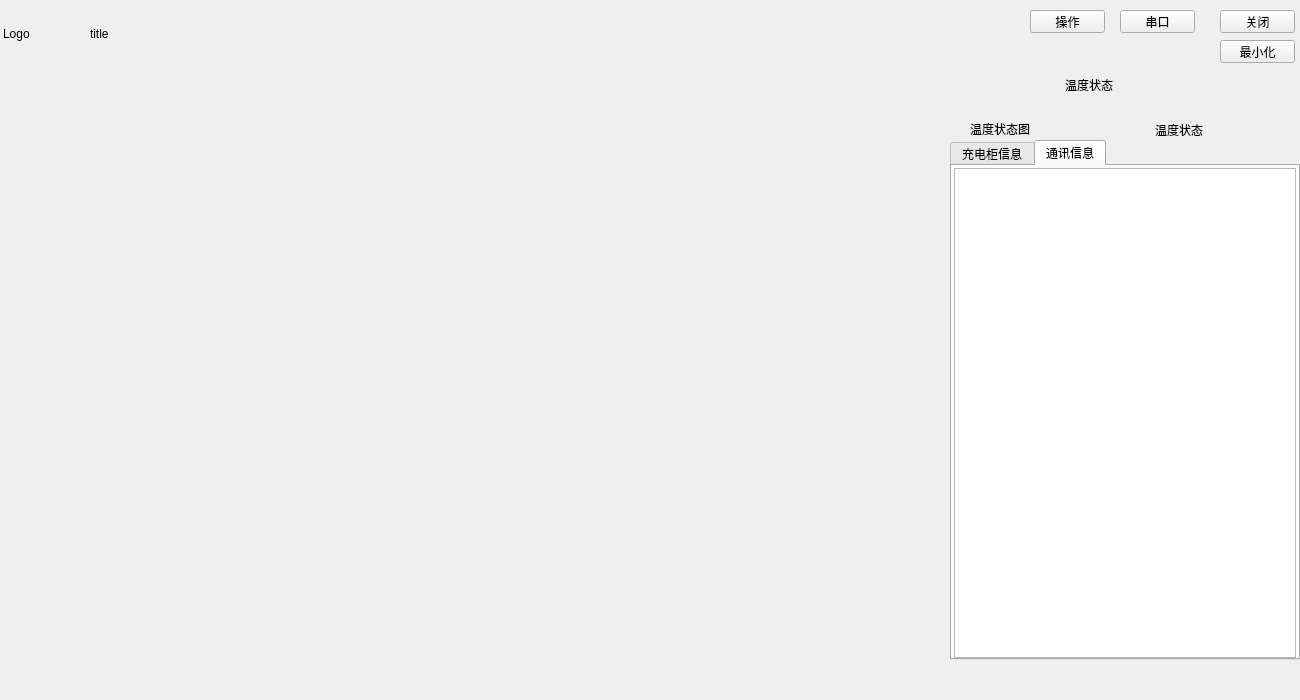
<?xml version="1.0" encoding="UTF-8"?>
<ui version="4.0">
 <class>chargingClass</class>
 <widget class="QMainWindow" name="chargingClass">
  <property name="geometry">
   <rect>
    <x>0</x>
    <y>0</y>
    <width>1300</width>
    <height>700</height>
   </rect>
  </property>
  <property name="windowTitle">
   <string>charging</string>
  </property>
  <widget class="QWidget" name="centralWidget">
   <widget class="QPushButton" name="btnMenuSys">
    <property name="geometry">
     <rect>
      <x>1030</x>
      <y>10</y>
      <width>75</width>
      <height>23</height>
     </rect>
    </property>
    <property name="text">
     <string>操作</string>
    </property>
   </widget>
   <widget class="QPushButton" name="btnMenuCom">
    <property name="geometry">
     <rect>
      <x>1120</x>
      <y>10</y>
      <width>75</width>
      <height>23</height>
     </rect>
    </property>
    <property name="text">
     <string>串口</string>
    </property>
   </widget>
   <widget class="QPushButton" name="btnSysMin">
    <property name="geometry">
     <rect>
      <x>1220</x>
      <y>40</y>
      <width>75</width>
      <height>23</height>
     </rect>
    </property>
    <property name="styleSheet">
     <string notr="true"/>
    </property>
    <property name="text">
     <string>最小化</string>
    </property>
   </widget>
   <widget class="QPushButton" name="btnSysClose">
    <property name="geometry">
     <rect>
      <x>1220</x>
      <y>10</y>
      <width>75</width>
      <height>23</height>
     </rect>
    </property>
    <property name="styleSheet">
     <string notr="true"/>
    </property>
    <property name="text">
     <string>关闭</string>
    </property>
   </widget>
   <widget class="QTabWidget" name="tabWidget">
    <property name="geometry">
     <rect>
      <x>950</x>
      <y>140</y>
      <width>350</width>
      <height>520</height>
     </rect>
    </property>
    <property name="currentIndex">
     <number>1</number>
    </property>
    <widget class="QWidget" name="tab">
     <attribute name="title">
      <string>充电柜信息</string>
     </attribute>
     <widget class="QPushButton" name="btnPrePage">
      <property name="geometry">
       <rect>
        <x>153</x>
        <y>0</y>
        <width>44</width>
        <height>82</height>
       </rect>
      </property>
      <property name="text">
       <string>上一页</string>
      </property>
     </widget>
     <widget class="QPushButton" name="btnNextPage">
      <property name="geometry">
       <rect>
        <x>153</x>
        <y>410</y>
        <width>44</width>
        <height>82</height>
       </rect>
      </property>
      <property name="text">
       <string>下一页</string>
      </property>
     </widget>
    </widget>
    <widget class="QWidget" name="tab_2">
     <attribute name="title">
      <string>通讯信息</string>
     </attribute>
     <widget class="QTextEdit" name="textEdit_show">
      <property name="geometry">
       <rect>
        <x>2</x>
        <y>2</y>
        <width>342</width>
        <height>490</height>
       </rect>
      </property>
     </widget>
    </widget>
   </widget>
   <widget class="QLabel" name="lab_temperature">
    <property name="geometry">
     <rect>
      <x>930</x>
      <y>75</y>
      <width>350</width>
      <height>90</height>
     </rect>
    </property>
    <property name="text">
     <string/>
    </property>
   </widget>
   <widget class="QLabel" name="lab_temperature_title">
    <property name="geometry">
     <rect>
      <x>1065</x>
      <y>75</y>
      <width>80</width>
      <height>20</height>
     </rect>
    </property>
    <property name="text">
     <string>温度状态</string>
    </property>
    <property name="margin">
     <number>0</number>
    </property>
   </widget>
   <widget class="QLabel" name="lab_temperature_imge">
    <property name="geometry">
     <rect>
      <x>970</x>
      <y>100</y>
      <width>263</width>
      <height>57</height>
     </rect>
    </property>
    <property name="text">
     <string>温度状态图</string>
    </property>
    <property name="margin">
     <number>0</number>
    </property>
   </widget>
   <widget class="QLabel" name="lab_temperature_number">
    <property name="geometry">
     <rect>
      <x>1155</x>
      <y>110</y>
      <width>80</width>
      <height>40</height>
     </rect>
    </property>
    <property name="text">
     <string>温度状态</string>
    </property>
    <property name="margin">
     <number>0</number>
    </property>
   </widget>
   <widget class="QLabel" name="lab_logo">
    <property name="geometry">
     <rect>
      <x>3</x>
      <y>3</y>
      <width>79</width>
      <height>62</height>
     </rect>
    </property>
    <property name="text">
     <string>Logo</string>
    </property>
   </widget>
   <widget class="QLabel" name="lab_title">
    <property name="geometry">
     <rect>
      <x>90</x>
      <y>3</y>
      <width>351</width>
      <height>62</height>
     </rect>
    </property>
    <property name="text">
     <string>title</string>
    </property>
   </widget>
  </widget>
 </widget>
 <layoutdefault spacing="6" margin="11"/>
 <resources>
  <include location="charging.qrc"/>
 </resources>
 <connections/>
</ui>
